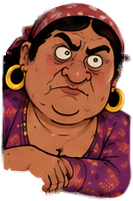
#> input picture src/assets/codex/63980e6b-7aa2-46ec-b833-97cad892dff7/source.png, 133 x 201 px
$ python generate.py
#> lines starting #> are read from the running program, lines starting #| are printed output that depends on the picture; after the words box and inside, x2 and y2 are one past the last pixel; in counts of white or black regions, pixels touching at a corner belong together
#!/usr/bin/env python3
"""Local, deterministic Pillow-only facial animation; no network or extra packages."""
from PIL import Image, ImageDraw, ImageFilter, ImageChops, ImageFont
from pathlib import Path
import json

ROOT = Path(__file__).resolve().parent
SRC = Image.open(ROOT / 'source.png').convert('RGBA')
#> SRC is the input picture: PIL image 133x201 RGBA; mean R, G, B, A 120.6, 62.8, 49.9, 198.7
W, H = SRC.size
#> W = 133; H = 201
S = 6
SZ = (W*S, H*S)
#> SZ = (798, 1206)
#> in clean_mouth, `mask_hi = Image.new('L', SZ)`: mask_hi: PIL image 798x1206 L; every value is 0

def bez(p, n=48):
    out = []
    for i in range(n+1):
        t=i/n; u=1-t
        out.append((u*u*u*p[0][0]+3*u*u*t*p[1][0]+3*u*t*t*p[2][0]+t*t*t*p[3][0],
                    u*u*u*p[0][1]+3*u*u*t*p[1][1]+3*u*t*t*p[2][1]+t*t*t*p[3][1]))
    return out

def path(*segments):
    return [q for seg in segments for q in bez(seg)]

def pts(p): return [(round(x*S),round(y*S)) for x,y in p]
def polygon(im,p,fill): ImageDraw.Draw(im).polygon(pts(p),fill=fill)
#> called with fill = 255
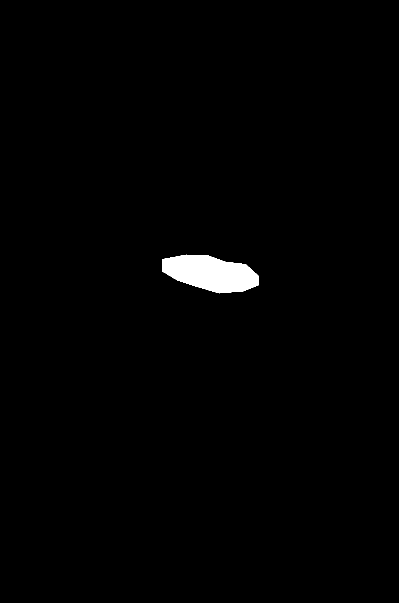
#> im: PIL image 798x1206 L (shown at 1/2 size); 1.1% white; 1 white region, box (x1, y1, x2, y2) and area: (324, 509, 517, 587) 10411
def stroke(im,p,fill,width):
    ImageDraw.Draw(im).line(pts(p),fill=fill,width=max(1,round(width*S)),joint='curve')
def down(im): return im.resize((W,H),Image.Resampling.LANCZOS)
def combine(rgb,mask):
    # Only selected RGB bytes can change. Source alpha is copied byte-for-byte.
    out=Image.composite(rgb.convert('RGB'),SRC.convert('RGB'),mask)
    out.putalpha(SRC.getchannel('A'))
    return out

def blink(amount):
    if amount==0: return SRC.copy()
    original=SRC.convert('RGB').resize(SZ,Image.Resampling.BICUBIC)
    paint=original.copy(); total=Image.new('L',SZ)
    eyes=[
        dict(left=(54.1,52.1),right=(71.9,53.6),top=((54.4,45.5),(65.5,43.9)),
             bottom=((56.0,57.5),(69.5,59.5)), skin=(190,110,72),
             roof=path(((53.0,52.1),(52.3,47.8),(56.2,43.8),(61.0,44.1)),
                       ((61.0,44.1),(65.8,44.0),(70.6,47.6),(72.2,51.7)))),
        dict(left=(85.5,60.7),right=(102.4,62.8),top=((85.6,53.4),(101.5,52.8)),
             bottom=((85.6,66.0),(101.1,67.8)), skin=(185,105,69),
             roof=path(((84.2,60.7),(84.0,56.5),(88.8,53.3),(94.0,53.8)),
                       ((94.0,53.8),(99.0,53.8),(103.3,57.1),(103.6,62.8))))]
    for e in eyes:
        a,b=e['left'],e['right']; top=e['top']; bot=e['bottom']
        # Lid rotates down over the eyeball; original eye pixels are never resized.
        c1=tuple(top[0][j]*(1-amount)+bot[0][j]*amount for j in range(2))
        c2=tuple(top[1][j]*(1-amount)+bot[1][j]*amount for j in range(2))
        lid=bez((a,c1,c2,b))
        roof=e['roof']
        cover=Image.new('L',SZ)
        polygon(cover,roof+list(reversed(lid)),255)
        if amount==1:
            # Closed lid must cover every last white/iris pixel along the lower arc.
            lower_controls = ((52.5,63.6),(74.0,64.0)) if a[0]<70 else ((83.0,72.8),(106.5,73.0))
            polygon(cover,roof+list(reversed(bez((a,lower_controls[0],lower_controls[1],b)))),255)
        skin=Image.new('RGB',SZ)
        # Subtle shading matches the painted skin and avoids flat solid eyelids.
        sd=ImageDraw.Draw(skin)
        for y in range(H*S):
            shade=0.22*(y/S-a[1])
            col=tuple(max(0,min(255,round(c+shade))) for c in e['skin'])
            sd.line((0,y,W*S,y),fill=col)
        paint.paste(skin,(0,0),cover)
        total=ImageChops.lighter(total,cover)
        line_layer=Image.new('RGB',SZ)
        line_mask=Image.new('L',SZ)
        stroke(line_layer,lid,(65,38,24),1.05)
        stroke(line_mask,lid,255,1.05)
        paint.paste(line_layer,(0,0),line_mask)
        total=ImageChops.lighter(total,line_mask)
    mask=down(total)
    return combine(down(paint),mask)

# Remove only the old lip and its central outline, keeping both mouth corners.
MOUTH_REGION=[(54.0,86.3),(62.0,84.8),(69.0,85.0),(75.0,87.1),
 (81.8,88.0),(86.0,91.8),(86.0,95.0),(81.0,97.0),(73.0,97.7),
 (65.0,95.3),(59.0,93.4),(54.0,90.4)]

def clean_mouth():
    mask_hi=Image.new('L',SZ); polygon(mask_hi,MOUTH_REGION,255)
    mask=down(mask_hi)
    # Harmonic interpolation from the surrounding original skin, local only.
    hard=mask.point(lambda v:255 if v>16 else 0)
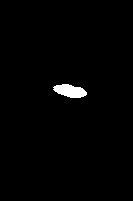
#> hard: PIL image 133x201 L; 1.2% white; 1 white region, box (x1, y1, x2, y2) and area: (53, 84, 87, 98) 328
    coords=[(x,y) for y in range(83,100) for x in range(52,88) if hard.getpixel((x,y))]
#> coords = 328 pairs, first value 53 to 86, second value 84 to 97
    data=[[list(SRC.getpixel((x,y))[:3]) for x in range(W)] for y in range(H)]
#> data = 201 items
    for x,y in coords: data[y][x]=[192.0,111.0,72.0]
#> this loop made 328 passes
#> (x, y) on passes 1 to 3: (62, 84), (63, 84), (64, 84)
    for _ in range(500):
        for x,y in coords:
            data[y][x]=[sum((data[y-1][x][c],data[y+1][x][c],data[y][x-1][c],data[y][x+1][c]))/4 for c in range(3)]
    base=SRC.convert('RGB')
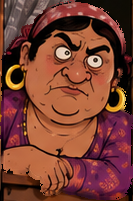
#> base: PIL image 133x201 RGB; mean R, G, B 120.6, 62.8, 49.9
    for x,y in coords: base.putpixel((x,y),tuple(round(v) for v in data[y][x]))
    return base,mask

BASE,MOUTH_MASK=clean_mouth()
INK=(73,38,24); LIP=(169,76,55); LIP_LIGHT=(181,88,63); CAVITY=(68,29,23)

def talk(pose):
    if pose=='neutral': return SRC.copy()
    im=BASE.resize(SZ,Image.Resampling.BICUBIC)
    local=Image.new('L',SZ)
    def shape(p,color): polygon(im,p,color); polygon(local,p,255)
    def line(p,color,width): stroke(im,p,color,width); stroke(local,p,255,width)
    # Corners stay attached to the original frowning expression.
    if pose=='eh':
        upper=path(((54.5,88.1),(61,86.6),(65,86.4),(69.0,87.4)),((69,87.4),(75,89.8),(79,89.0),(85,92.7)))
        lower=bez(((85,92.7),(76,97.0),(62,94.5),(54.5,88.1)))
        shape(upper+lower,LIP)
        opening=path(((56.7,88.8),(65,87.1),(74,90.0),(82.7,92.4)),((82.7,92.4),(74,94.0),(63,92.0),(56.7,88.8)))
        shape(opening,CAVITY)
        teeth=path(((57.8,88.9),(65,87.6),(73,90.0),(81.5,92.1)),((81.5,92.1),(73,92.7),(64,90.6),(57.8,88.9)))
        shape(teeth,(218,196,155)); line(upper,INK,.85)
        line(lower,(120,61,40),.65)
    elif pose=='ah':
        upper=path(((54.5,88.2),(61,86.4),(66,86.5),(69,87.6)),((69,87.6),(75,90),(80,89.9),(85,92.7)))
        lower=bez(((85,92.7),(77,101.1),(61,97.8),(54.5,88.2)))
        shape(upper+lower,LIP)
        op=path(((57.3,88.9),(66,87.3),(75,90.1),(82.4,92.5)),((82.4,92.5),(75,98.0),(63,96.4),(57.3,88.9)))
        shape(op,CAVITY)
        tongue=path(((64,94.3),(69,93.2),(75,94.1),(78.4,95.0)),((78.4,95),(73,97.0),(67,95.9),(64,94.3)))
        shape(tongue,(158,76,64))
        line(upper,INK,.95);line(lower,(125,61,40),.7)
    elif pose=='oh':
        # Rounded lips, with short unchanged corner attachments.
        line(bez(((54.5,88.2),(58.5,87.7),(60,88),(62,88.5))),INK,.85)
        line(bez(((78,91.5),(80,91.3),(83,91.6),(85,92.7))),INK,.85)
        outer=path(((62,88.5),(65,85.6),(73,87.0),(77.4,90.2)),((77.4,90.2),(82,96.2),(73,99.9),(67,96.8)),((67,96.8),(62,95.2),(60,91.5),(62,88.5)))
        shape(outer,LIP)
        hole=path(((65,89.4),(68,87.7),(74,89.5),(75.7,91.5)),((75.7,91.5),(78,95.5),(72,97.3),(68.1,95.4)),((68.1,95.4),(65.2,94.1),(63.8,91.6),(65,89.4)))
        shape(hole,CAVITY);line(outer,(121,58,38),.8)
        line(bez(((68.6,97.0),(71,97.7),(74.8,98.0),(77,95.6))),(190,100,70),.65)
    elif pose=='mm':
        seam=path(((54.5,88.2),(60,87.7),(65,87.4),(69,88.4)),((69,88.4),(75,91.3),(80,89.6),(85,92.7)))
        lower=bez(((85,92.7),(78,95.5),(64,93.3),(57.0,89.1)))
        shape(seam+lower,LIP_LIGHT)
        line(seam,INK,1.0)
        line(bez(((62,91.1),(68,93.2),(75,94.3),(80,93.0))),(149,70,46),.65)
    else: raise ValueError(pose)
    mask=ImageChops.lighter(MOUTH_MASK,down(local))
    return combine(down(im),mask)

def changed_bounds(a,b):
    return ImageChops.difference(a,b).convert('RGB').getbbox()

def main():
    blink_frames=[blink(t) for t in (0,.55,1,.30,0)]
#> call 2 of blink, with amount = 0.55
#> after the loop in blink (call 2), `for e in eyes:`: cover: PIL image 798x1206 L; 0.44% white; 1 white region, box (x1, y1, x2, y2) and area: (505, 322, 623, 378) 4208
#> after the loop in blink (call 2), `for e in eyes:`: line_mask: PIL image 798x1206 L; 0.07% white; 1 white region, box (x1, y1, x2, y2) and area: (511, 362, 618, 380) 633
#> after the loop in blink (call 2), `for e in eyes:`:
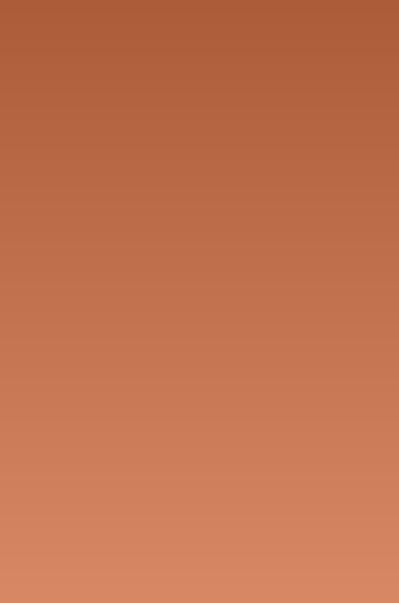
#> skin: PIL image 798x1206 RGB (shown at 1/2 size); mean R, G, B 193.7, 113.7, 77.7
#> after the loop in blink (call 2), `for e in eyes:`: total: PIL image 798x1206 L; 0.99% white; 2 white regions, box (x1, y1, x2, y2) and area: (318, 265, 434, 325) 5045, (505, 322, 623, 380) 4522
#> call 3 of blink, with amount = 1
#> after the loop in blink (call 3), `for e in eyes:`:
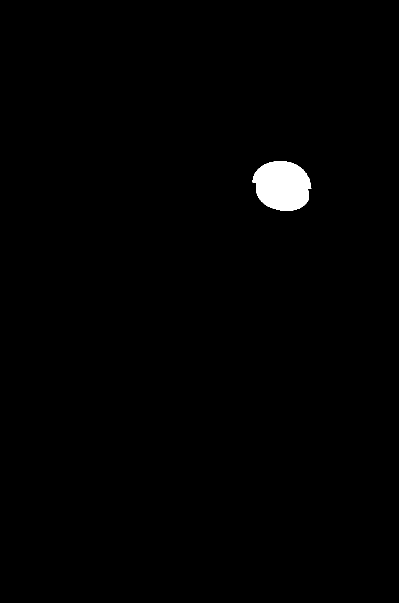
#> cover: PIL image 798x1206 L (shown at 1/2 size); 0.94% white; 1 white region, box (x1, y1, x2, y2) and area: (505, 322, 623, 422) 9017
#> after the loop in blink (call 3), `for e in eyes:`: line_mask: PIL image 798x1206 L; 0.07% white; 1 white region, box (x1, y1, x2, y2) and area: (511, 364, 617, 398) 706
#> call 4 of blink, with amount = 0.3
#> after the loop in blink (call 4), `for e in eyes:`:
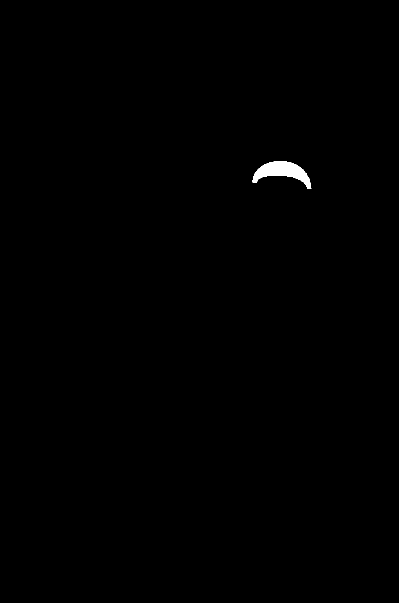
#> cover: PIL image 798x1206 L (shown at 1/2 size); 0.31% white; 1 white region, box (x1, y1, x2, y2) and area: (505, 322, 623, 378) 2953
#> after the loop in blink (call 4), `for e in eyes:`:
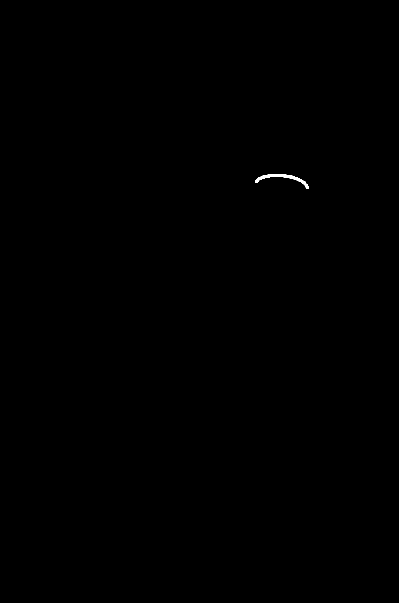
#> line_mask: PIL image 798x1206 L (shown at 1/2 size); 0.07% white; 1 white region, box (x1, y1, x2, y2) and area: (510, 348, 618, 378) 691
#> blink_frames = 5 items
    talk_frames=[talk(p) for p in ('neutral','eh','ah','oh','mm')]
#> talk_frames = 5 items
    clips=[]
    for kind,frames,label in [('blink',blink_frames,'Přirozené mrknutí'),('talk',talk_frames,'Mluvení – klid, E, A, O, M')]:
        names=[]
        for i,im in enumerate(frames,1):
            name=f'{kind}-{i:02d}.png';im.save(ROOT/name);names.append(name)
        clips.append(dict(kind=kind,label=label,fps=12,frames=names))
#> this loop made 2 passes
#> (kind, label) on passes 1 to 2: ('blink', 'Přirozené mrknutí'), ('talk', 'Mluvení – klid, E, A, O, M')
#> after the loop, clips = 2 items
    result=dict(notes='Dvě zarovnané animace po pěti snímcích, 12 fps. Mrknutí překrývá bělmo anatomickými víčky; první a poslední snímek jsou přesnou kopií zdroje. Mluvení obsahuje původní neutrální ústa a čtyři odlišné tvary E, A, O a M. Mění se pouze oči, respektive ústa; oblasti změn se nepřekrývají. Rozměry 133 × 201 px, poloha i celý alfa kanál jsou zachovány. Při takto malém rozlišení jsou detaily víček a rtů omezené na několik pixelů.',scripts=['generate.py'],clips=clips)
#> result = 3 items
    (ROOT/'result.json').write_text(json.dumps(result,ensure_ascii=False,indent=2)+'\n')
    # Contact sheet: the full unchanged canvas, nearest-neighbour enlargement.
    sheet=Image.new('RGB',(5*W*3,2*(H*3+26)),(35,35,39))
    dr=ImageDraw.Draw(sheet)
    for row,frames in enumerate((blink_frames,talk_frames)):
        for i,im in enumerate(frames):
            x=i*W*3;y=row*(H*3+26)
            tile=Image.new('RGBA',im.size,(62,63,67,255));tile.alpha_composite(im)
            sheet.paste(tile.convert('RGB').resize((W*3,H*3),Image.Resampling.NEAREST),(x,y+26))
            dr.text((x+8,y+7),f'{"BLINK" if row==0 else "TALK"} {i+1}',fill='white')
#> this loop made 2 passes
#> row on passes 1 to 2: 0, 1
    sheet.save(ROOT/'contact-sheet.png')
    face=Image.new('RGB',(5*74*5,2*70*5),(40,40,43))
    for row,frames in enumerate((blink_frames,talk_frames)):
        for i,im in enumerate(frames):
            face.paste(im.crop((38,35,112,105)).convert('RGB').resize((370,350)),(i*370,row*350))
    face.save(ROOT/'face-contact-sheet.png')
    # Contract verification also records precise changed bounding rectangles.
    boxes={}
    for kind,frames in [('blink',blink_frames),('talk',talk_frames)]:
        union=Image.new('L',SRC.size)
        for im in frames:
            assert im.size==SRC.size and im.mode=='RGBA'
            assert im.getchannel('A').tobytes()==SRC.getchannel('A').tobytes()
            d=ImageChops.difference(im.convert('RGB'),SRC.convert('RGB'))
            r,g,b=d.split()
            exact=ImageChops.lighter(ImageChops.lighter(r,g),b).point(lambda v:255 if v else 0)
            union=ImageChops.lighter(union,exact)
        boxes[kind]=union.getbbox()
#> this loop made 2 passes
#> after the loop, boxes = {'blink': (53, 44, 104, 71), 'talk': (53, 84, 87, 99)}
    assert blink_frames[0].tobytes()==SRC.tobytes()==blink_frames[-1].tobytes()
    assert len({im.tobytes() for im in talk_frames})==5
    assert len({im.tobytes() for im in blink_frames})>=3
    a,b=boxes['blink'],boxes['talk']
#> a = (53, 44, 104, 71); b = (53, 84, 87, 99)
    assert a[3]<=b[1] or b[3]<=a[1] or a[2]<=b[0] or b[2]<=a[0]
    print(json.dumps({'verified':True,'changed_rectangles':boxes,'blink_unique':len({im.tobytes() for im in blink_frames}),'talk_unique':5}))
#| {"verified": true, "changed_rectangles": {"blink": [53, 44, 104, 71], "talk": [53, 84, 87, 99]}, "blink_unique": 4, "talk_unique": 5}

if __name__=='__main__': main()
